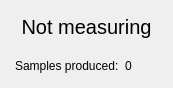
<?xml version="1.0" encoding="UTF-8"?>
<ui version="4.0">
 <class>windowVDetector</class>
 <widget class="QWidget" name="windowVDetector">
  <property name="geometry">
   <rect>
    <x>0</x>
    <y>0</y>
    <width>173</width>
    <height>87</height>
   </rect>
  </property>
  <property name="windowTitle">
   <string>Form</string>
  </property>
  <layout class="QGridLayout" name="gridLayout">
   <property name="horizontalSpacing">
    <number>6</number>
   </property>
   <property name="verticalSpacing">
    <number>20</number>
   </property>
   <property name="margin">
    <number>15</number>
   </property>
   <item row="1" column="0">
    <widget class="QLabel" name="labelSamples">
     <property name="text">
      <string>Samples produced:</string>
     </property>
    </widget>
   </item>
   <item row="1" column="1">
    <widget class="QLabel" name="displaySamples">
     <property name="text">
      <string>0</string>
     </property>
     <property name="alignment">
      <set>Qt::AlignLeading|Qt::AlignLeft|Qt::AlignVCenter</set>
     </property>
    </widget>
   </item>
   <item row="0" column="0" colspan="2">
    <widget class="QLabel" name="displayStatus">
     <property name="font">
      <font>
       <pointsize>15</pointsize>
      </font>
     </property>
     <property name="text">
      <string>Not measuring</string>
     </property>
     <property name="alignment">
      <set>Qt::AlignCenter</set>
     </property>
    </widget>
   </item>
  </layout>
 </widget>
 <resources/>
 <connections/>
</ui>
